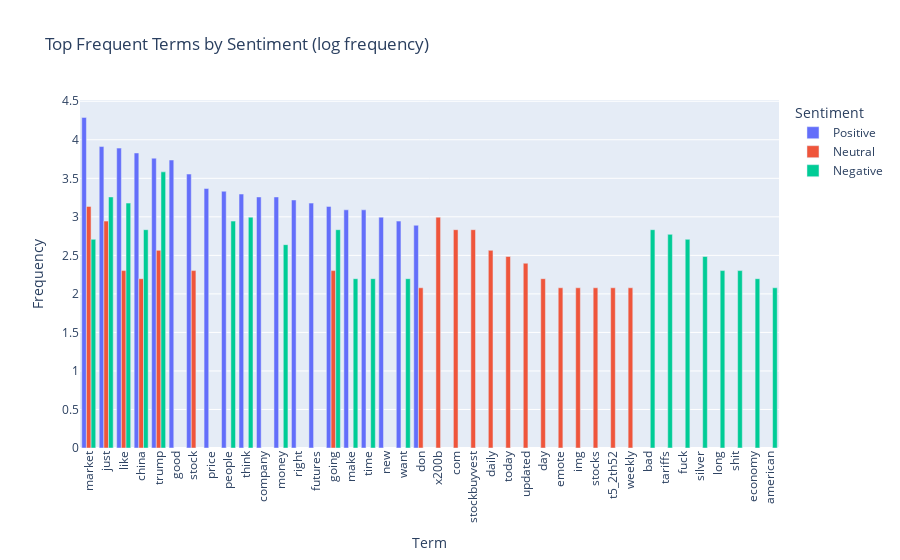

Here is the notebook cell this chart was saved with:
### Code cell
# 3. Top Frequent Terms by Sentiment (log frequency). In this plot, I use a bar diagram to showcase the most frequent terms by sentiment,
# using a logarithmic scale for the frequencies to better visualize the medium-frequency terms.

# I use previously created code to get the term frequencies, but I separate them by sentiment (positive, neutral and negative).

# Positive sentiment
vect_pos = CountVectorizer(stop_words="english", lowercase=True)
counts_pos = vect_pos.fit_transform(df[df["sentiment"] > 0]["text"])

term_freq_pos = list(zip(vect_pos.get_feature_names_out(), counts_pos.toarray().sum(axis=0).tolist()))
sorted_term_freq_pos = sorted(term_freq_pos, key=lambda x: x[1], reverse=True)
sorted_term_freq_pos = [(term, math.log(freq)) for term, freq in sorted_term_freq_pos if freq > 0]

df_terms_pos = pd.DataFrame(sorted_term_freq_pos[:20], columns=["Term", "Frequency"])
df_terms_pos["Sentiment"] = "Positive"

# Neutral Sentiment
vect_neu = CountVectorizer(stop_words="english", lowercase=True)
counts_neu = vect_neu.fit_transform(df[df["sentiment"] == 0]["text"])

term_freq_neu = list(zip(vect_neu.get_feature_names_out(), counts_neu.toarray().sum(axis=0).tolist()))
sorted_term_freq_neu = sorted(term_freq_neu, key=lambda x: x[1], reverse=True)
sorted_term_freq_neu = [(term, math.log(freq)) for term, freq in sorted_term_freq_neu if freq > 0]

df_terms_neu = pd.DataFrame(sorted_term_freq_neu[:20], columns=["Term", "Frequency"])
df_terms_neu["Sentiment"] = "Neutral"

# Negative sentiment
vect_neg = CountVectorizer(stop_words="english", lowercase=True)
counts_neg = vect_neg.fit_transform(df[df["sentiment"] < 0]["text"])

term_freq_neg = list(zip(vect_neg.get_feature_names_out(), counts_neg.toarray().sum(axis=0).tolist()))
sorted_term_freq_neg = sorted(term_freq_neg, key=lambda x: x[1], reverse=True)
sorted_term_freq_neg = [(term, math.log(freq)) for term, freq in sorted_term_freq_neg if freq > 0]

df_terms_neg = pd.DataFrame(sorted_term_freq_neg[:20], columns=["Term", "Frequency"])
df_terms_neg["Sentiment"] = "Negative"

# --- Combine all ---
df_terms = pd.concat([df_terms_pos, df_terms_neu, df_terms_neg])

fig = px.bar(df_terms, x="Term", y="Frequency", color="Sentiment",
             barmode="group",
             title="Top Frequent Terms by Sentiment (log frequency)")
fig.update_layout(xaxis_tickangle=-90)
fig.show()

### Figure 1 — Plotly figure (JSON) as saved in the notebook; plotly's stock layout.template omitted (floating-point values rounded to 4 significant figures)
{"data": [{"alignmentgroup": "True", "hovertemplate": "Sentiment=Positive<br>Term=%{x}<br>Frequency=%{y}<extra></extra>", "legendgroup": "Positive", "marker": {"color": "#636efa", "pattern": {"shape": ""}}, "name": "Positive", "offsetgroup": "Positive", "orientation": "v", "showlegend": true, "textposition": "auto", "type": "bar", "x": ["market", "just", "like", "china", "trump", "good", "stock", "price", "people", "think", "company", "money", "right", "futures", "going", "make", "time", "new", "want", "don"], "xaxis": "x", "y": [4.29, 3.912, 3.892, 3.829, 3.761, 3.738, 3.555, 3.367, 3.332, 3.296, 3.258, 3.258, 3.219, 3.178, 3.135, 3.091, 3.091, 2.996, 2.944, 2.89], "yaxis": "y"}, {"alignmentgroup": "True", "hovertemplate": "Sentiment=Neutral<br>Term=%{x}<br>Frequency=%{y}<extra></extra>", "legendgroup": "Neutral", "marker": {"color": "#EF553B", "pattern": {"shape": ""}}, "name": "Neutral", "offsetgroup": "Neutral", "orientation": "v", "showlegend": true, "textposition": "auto", "type": "bar", "x": ["market", "x200b", "just", "com", "stockbuyvest", "daily", "trump", "today", "updated", "going", "like", "stock", "china", "day", "don", "emote", "img", "stocks", "t5_2th52", "weekly"], "xaxis": "x", "y": [3.135, 2.996, 2.944, 2.833, 2.833, 2.565, 2.565, 2.485, 2.398, 2.303, 2.303, 2.303, 2.197, 2.197, 2.079, 2.079, 2.079, 2.079, 2.079, 2.079], "yaxis": "y"}, {"alignmentgroup": "True", "hovertemplate": "Sentiment=Negative<br>Term=%{x}<br>Frequency=%{y}<extra></extra>", "legendgroup": "Negative", "marker": {"color": "#00cc96", "pattern": {"shape": ""}}, "name": "Negative", "offsetgroup": "Negative", "orientation": "v", "showlegend": true, "textposition": "auto", "type": "bar", "x": ["trump", "just", "like", "think", "people", "bad", "china", "going", "tariffs", "fuck", "market", "money", "silver", "long", "shit", "economy", "make", "time", "want", "american"], "xaxis": "x", "y": [3.584, 3.258, 3.178, 2.996, 2.944, 2.833, 2.833, 2.833, 2.773, 2.708, 2.708, 2.639, 2.485, 2.303, 2.303, 2.197, 2.197, 2.197, 2.197, 2.079], "yaxis": "y"}], "layout": {"barmode": "group", "legend": {"title": {"text": "Sentiment"}, "tracegroupgap": 0}, "title": {"text": "Top Frequent Terms by Sentiment (log frequency)"}, "xaxis": {"anchor": "y", "domain": [0, 1], "tickangle": -90, "title": {"text": "Term"}}, "yaxis": {"anchor": "x", "domain": [0, 1], "title": {"text": "Frequency"}}}}
